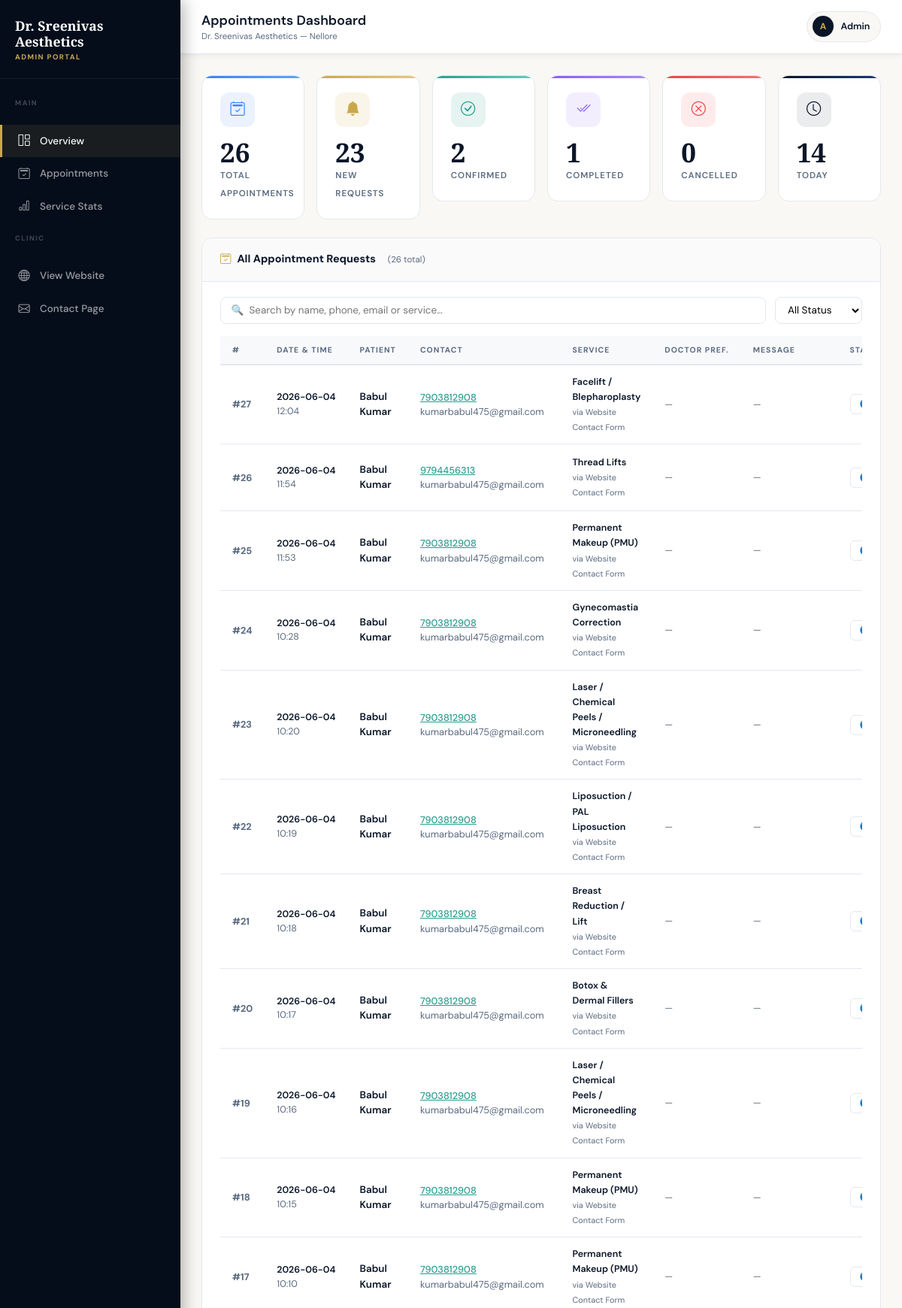
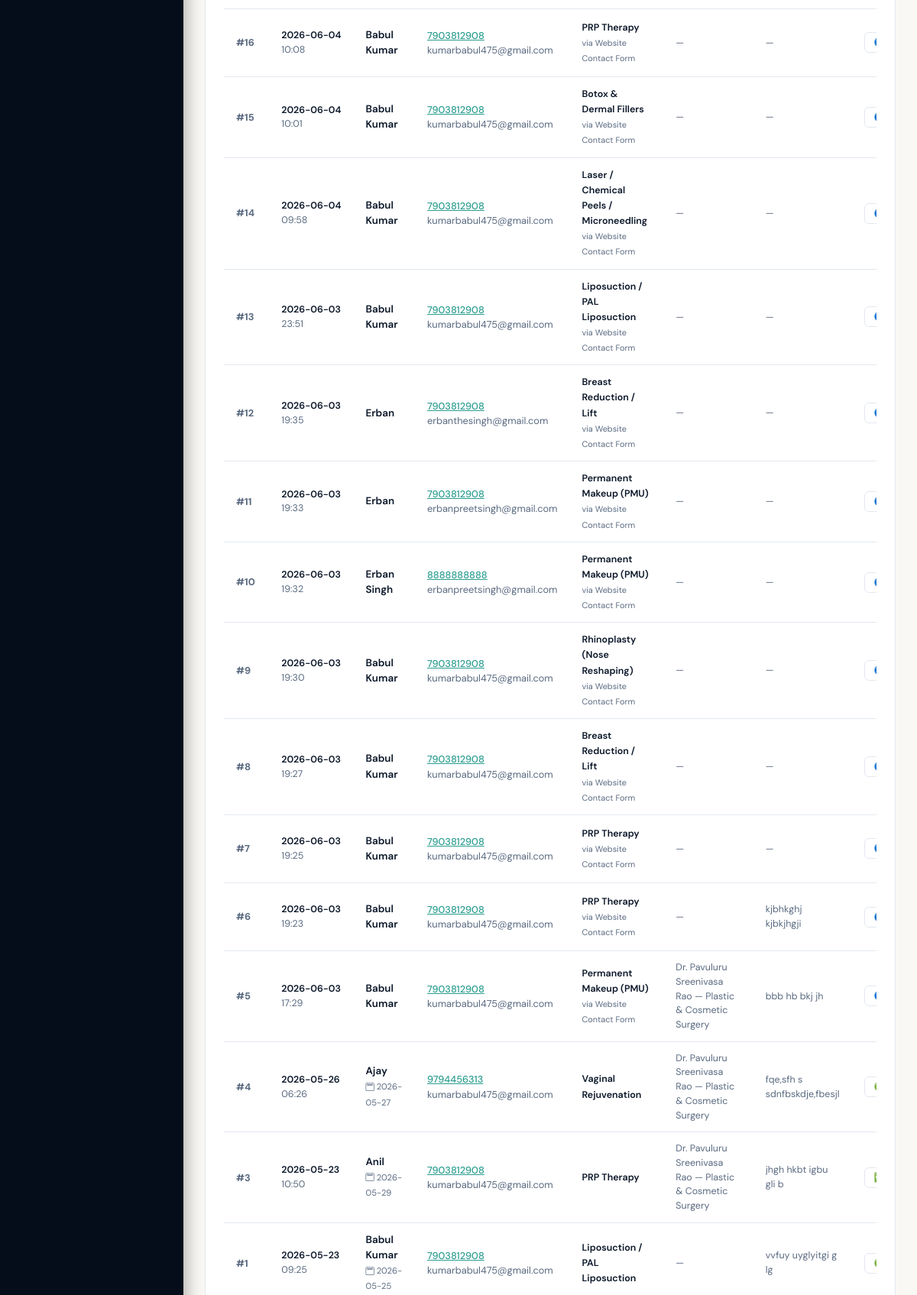
Screenshot of /admin/dashboard (signed in, upper part) with the database file from the repository (2 pictures, top to bottom).
### tables this page shows
CREATE TABLE appointments (
                id             INTEGER PRIMARY KEY AUTOINCREMENT,
                name           TEXT NOT NULL,
                phone          TEXT NOT NULL,
                email          TEXT NOT NULL,
                service        TEXT NOT NULL,
                doctor         TEXT,
                preferred_date TEXT,
                message        TEXT,
                source         TEXT,
                status         TEXT DEFAULT 'New',
                created_at     TEXT NOT NULL
            );

### app.py (the view)
@app.route("/admin")
@app.route("/admin/dashboard")
@login_required
def admin_dashboard():
    with get_db() as db:
        total = db.execute("SELECT COUNT(*) FROM appointments").fetchone()[0]
        new_count = db.execute("SELECT COUNT(*) FROM appointments WHERE status='New'").fetchone()[0]
        confirmed = db.execute("SELECT COUNT(*) FROM appointments WHERE status='Confirmed'").fetchone()[0]
        completed = db.execute("SELECT COUNT(*) FROM appointments WHERE status='Completed'").fetchone()[0]
        cancelled = db.execute("SELECT COUNT(*) FROM appointments WHERE status='Cancelled'").fetchone()[0]
        today_count = db.execute("SELECT COUNT(*) FROM appointments WHERE DATE(created_at)=DATE('now')").fetchone()[0]
        service_stats = db.execute("""
            SELECT service, COUNT(*) as cnt
            FROM appointments GROUP BY service ORDER BY cnt DESC
        """).fetchall()
        all_appointments = db.execute("SELECT * FROM appointments ORDER BY id DESC").fetchall()
    stats = {
        "total": total, "new": new_count, "confirmed": confirmed,
        "completed": completed, "cancelled": cancelled, "today": today_count,
    }
    return render_template("admin_dashboard.html", stats=stats, service_stats=service_stats,
                           all_appointments=all_appointments)

### app.py (called while the page is built)
def get_db():
    conn = sqlite3.connect(DB_PATH)
    conn.row_factory = sqlite3.Row
    return conn

def login_required(f):
    @wraps(f)
    def decorated(*args, **kwargs):
        if not session.get("admin_logged_in"):
            return redirect(url_for("admin_login"))
        return f(*args, **kwargs)
    return decorated

@app.context_processor
def inject_globals():
    return {"clinic": CLINIC, "services": SERVICES}

### templates/admin_dashboard.html (shortened to what this page needs)
<!DOCTYPE html>
<html lang="en">
<head>
  <link href="https://cdn.jsdelivr.net/npm/bootstrap@5.3.3/dist/css/bootstrap.min.css" rel="stylesheet"/>
  <link href="https://cdn.jsdelivr.net/npm/bootstrap-icons@1.11.3/font/bootstrap-icons.min.css" rel="stylesheet"/>
</head>
<body>
<nav class="sidebar">
  <div class="sidebar-brand">
    <span class="sidebar-brand-name">Dr. Sreenivas<br>Aesthetics</span>
    <span class="sidebar-brand-sub">Admin Portal</span>
  </div>
  <div class="sidebar-nav">
    <p class="sidebar-section-label">Main</p>
    <a href="#section-overview" class="sidebar-item active" onclick="scrollTo('section-overview',this)">
      <i class="bi bi-grid-1x2"></i> Overview
    </a>
    <a href="#section-appointments" class="sidebar-item" onclick="scrollTo('section-appointments',this)">
      <i class="bi bi-calendar2-check"></i> Appointments
    </a>
    <a href="#section-services" class="sidebar-item" onclick="scrollTo('section-services',this)">
      <i class="bi bi-bar-chart"></i> Service Stats
    </a>
    <p class="sidebar-section-label">Clinic</p>
    <a href="{{ url_for('index') }}" class="sidebar-item" target="_blank">
      <i class="bi bi-globe"></i> View Website
    </a>
    <a href="{{ url_for('contact') }}" class="sidebar-item" target="_blank">
      <i class="bi bi-envelope"></i> Contact Page
    </a>
  </div>
</nav>
<div class="main-content">
  <div class="topbar">
    <div>
      <div class="topbar-title">Appointments Dashboard</div>
      <div class="topbar-sub">Dr. Sreenivas Aesthetics — Nellore</div>
    </div>
    <div class="topbar-user">
      <div class="topbar-avatar">A</div>
      <span class="topbar-uname">Admin</span>
    </div>
  </div>
  <div class="page-body">
    <div id="section-overview" class="mb-4">
      <div class="row g-3">
        {% for icon, cls, val, lbl in [
          ('bi-calendar2-check', 'blue',   stats.total,     'Total Appointments'),
          ('bi-bell-fill',       'gold',   stats.new,       'New Requests'),
          ('bi-check-circle',    'green',  stats.confirmed, 'Confirmed'),
          ('bi-check2-all',      'purple', stats.completed, 'Completed'),
          ('bi-x-circle',        'red',    stats.cancelled, 'Cancelled'),
          ('bi-clock',           'navy',   stats.today,     'Today'),
        ] %}
        <div class="col-6 col-md-4 col-xl-2">
          <div class="stat-card stat-card--{{ cls }}">
            <div class="stat-icon stat-icon--{{ cls }}">
              <i class="bi {{ icon }}"></i>
            </div>
            <span class="stat-val">{{ val }}</span>
            <span class="stat-lbl">{{ lbl }}</span>
          </div>
        </div>
        {% endfor %}
      </div>
    </div>
    <div id="section-appointments" class="section-card mb-4">
      <div class="section-card-header">
        <div class="section-card-title">
          <i class="bi bi-calendar2-check"></i>
          All Appointment Requests
          <span style="font-size:.72rem;font-weight:400;color:var(--muted);margin-left:.5rem;">
            ({{ all_appointments|length }} total)
          </span>
        </div>
      </div>
      <div class="section-card-body">
        <div class="filter-bar">
          <input type="text" class="filter-input" id="searchInput"
                 placeholder="🔍  Search by name, phone, email or service…"
                 oninput="filterTable()"/>
          <select class="filter-select" id="statusFilter" onchange="filterTable()">
            <option value="">All Status</option>
          </select>
        </div>
        {% if all_appointments %}
        <div style="overflow-x:auto;">
          <table class="appt-table" id="apptTable">
            <thead>
              <tr>
                <th>#</th>
                <th>Date & Time</th>
                <th>Patient</th>
                <th>Contact</th>
                <th>Service</th>
                <th>Doctor Pref.</th>
                <th>Message</th>
                <th>Status</th>
              </tr>
            </thead>
            <tbody id="apptBody">
              {% for appt in all_appointments %}
              <tr id="row-{{ appt.id }}"
                  data-name="{{ appt.name|lower }}"
                  data-phone="{{ appt.phone|lower }}"
                  data-email="{{ appt.email|lower }}"
                  data-service="{{ appt.service|lower }}"
                  data-status="{{ appt.status }}">
                <td style="font-weight:700;color:var(--muted);font-size:.8rem;">#{{ appt.id }}</td>
                <td style="white-space:nowrap;font-size:.78rem;">
                  <span style="font-weight:600;color:var(--navy);">
                    {{ appt.created_at[:10] }}
                  </span><br>
                  <span style="color:var(--muted);">{{ appt.created_at[11:16] }}</span>
                </td>
                <td>
                  <span style="font-weight:600;color:var(--navy);display:block;">{{ appt.name }}</span>
                  {% if appt.preferred_date %}
                  <span style="font-size:.7rem;color:var(--muted);">
                    <i class="bi bi-calendar2"></i> {{ appt.preferred_date }}
                  </span>
                  {% endif %}
                </td>
                <td style="font-size:.8rem;">
                  <a href="tel:{{ appt.phone }}" style="color:var(--teal);font-weight:500;">{{ appt.phone }}</a><br>
                  <span style="color:var(--muted);">{{ appt.email }}</span>
                </td>
                <td>
                  <span style="font-size:.78rem;font-weight:600;color:var(--navy);">{{ appt.service }}</span>
                  {% if appt.source %}
                  <br><span style="font-size:.68rem;color:var(--muted);">via {{ appt.source }}</span>
                  {% endif %}
                </td>
                <td style="font-size:.78rem;color:var(--muted);">
                  {{ appt.doctor or '—' }}
                </td>
                <td style="max-width:180px;">
                  <span style="font-size:.78rem;color:var(--muted);
                               display:-webkit-box;-webkit-line-clamp:2;
                               -webkit-box-orient:vertical;overflow:hidden;">
                    {{ appt.message or '—' }}
                  </span>
                </td>
                <td>
                  <select class="status-select"
                          onchange="updateStatus({{ appt.id }}, this.value, this)"
                          data-current="{{ appt.status }}">
                    <option value="New"       {% if appt.status=='New'       %}selected{% endif %}>🔵 New</option>
                    <option value="Confirmed" {% if appt.status=='Confirmed' %}selected{% endif %}>🟢 Confirmed</option>
                    <option value="Completed" {% if appt.status=='Completed' %}selected{% endif %}>✅ Completed</option>
                  </select>
                </td>
              </tr>
              {% endfor %}
            </tbody>
          </table>
        </div>
        {% else %}
        <div class="empty-state">
          <i class="bi bi-calendar2-x"></i>
          <p>No appointments yet. They will appear here once patients submit the form.</p>
        </div>
        {% endif %}
      </div>
    </div>
  </div>
</div>
</body>
</html>

### rows the page displays
appointments: id "27", created_at "2026-06-04", created_at "12:04", name "Babul Kumar", phone "7903812908", email "kumarbabul475@gmail.com", service "Facelift / Blepharoplasty", source "Website Contact Form", doctor "—", message "—", status+id "🔵 New"
appointments: id "26", created_at "2026-06-04", created_at "11:54", name "Babul Kumar", phone "9794456313", email "kumarbabul475@gmail.com", service "Thread Lifts", source "Website Contact Form", doctor "—", message "—", status+id "🔵 New"
appointments: id "25", created_at "2026-06-04", created_at "11:53", name "Babul Kumar", phone "7903812908", email "kumarbabul475@gmail.com", service "Permanent Makeup (PMU)", source "Website Contact Form", doctor "—", message "—", status+id "🔵 New"
appointments: id "24", created_at "2026-06-04", created_at "10:28", name "Babul Kumar", phone "7903812908", email "kumarbabul475@gmail.com", service "Gynecomastia Correction", source "Website Contact Form", doctor "—", message "—", status+id "🔵 New"
appointments: id "23", created_at "2026-06-04", created_at "10:20", name "Babul Kumar", phone "7903812908", email "kumarbabul475@gmail.com", service "Laser / Chemical Peels / Microneedling", source "Website Contact Form", doctor "—", message "—", status+id "🔵 New"
appointments: id "22", created_at "2026-06-04", created_at "10:19", name "Babul Kumar", phone "7903812908", email "kumarbabul475@gmail.com", service "Liposuction / PAL Liposuction", source "Website Contact Form", doctor "—", message "—", status+id "🔵 New"
appointments: id "21", created_at "2026-06-04", created_at "10:18", name "Babul Kumar", phone "7903812908", email "kumarbabul475@gmail.com", service "Breast Reduction / Lift", source "Website Contact Form", doctor "—", message "—", status+id "🔵 New"
appointments: id "20", created_at "2026-06-04", created_at "10:17", name "Babul Kumar", phone "7903812908", email "kumarbabul475@gmail.com", service "Botox & Dermal Fillers", source "Website Contact Form", doctor "—", message "—", status+id "🔵 New"
appointments: id "19", created_at "2026-06-04", created_at "10:16", name "Babul Kumar", phone "7903812908", email "kumarbabul475@gmail.com", service "Laser / Chemical Peels / Microneedling", source "Website Contact Form", doctor "—", message "—", status+id "🔵 New"
appointments: id "18", created_at "2026-06-04", created_at "10:15", name "Babul Kumar", phone "7903812908", email "kumarbabul475@gmail.com", service "Permanent Makeup (PMU)", source "Website Contact Form", doctor "—", message "—", status+id "🔵 New"
appointments: id "17", created_at "2026-06-04", created_at "10:10", name "Babul Kumar", phone "7903812908", email "kumarbabul475@gmail.com", service "Permanent Makeup (PMU)", source "Website Contact Form", doctor "—", message "—", status+id "🔵 New"
appointments: id "16", created_at "2026-06-04", created_at "10:08", name "Babul Kumar", phone "7903812908", email "kumarbabul475@gmail.com", service "PRP Therapy", source "Website Contact Form", doctor "—", message "—", status+id "🔵 New"
appointments: id "15", created_at "2026-06-04", created_at "10:01", name "Babul Kumar", phone "7903812908", email "kumarbabul475@gmail.com", service "Botox & Dermal Fillers", source "Website Contact Form", doctor "—", message "—", status+id "🔵 New"
appointments: id "14", created_at "2026-06-04", created_at "09:58", name "Babul Kumar", phone "7903812908", email "kumarbabul475@gmail.com", service "Laser / Chemical Peels / Microneedling", source "Website Contact Form", doctor "—", message "—", status+id "🔵 New"
appointments: id "13", created_at "2026-06-03", created_at "23:51", name "Babul Kumar", phone "7903812908", email "kumarbabul475@gmail.com", service "Liposuction / PAL Liposuction", source "Website Contact Form", doctor "—", message "—", status+id "🔵 New"
appointments: id "12", created_at "2026-06-03", created_at "19:35", name "Erban", phone "7903812908", email "erbanthesingh@gmail.com", service "Breast Reduction / Lift", source "Website Contact Form", doctor "—", message "—", status+id "🔵 New"
appointments: id "11", created_at "2026-06-03", created_at "19:33", name "Erban", phone "7903812908", email "erbanpreetsingh@gmail.com", service "Permanent Makeup (PMU)", source "Website Contact Form", doctor "—", message "—", status+id "🔵 New"
appointments: id "10", created_at "2026-06-03", created_at "19:32", name "Erban Singh", phone "8888888888", email "erbanpreetsingh@gmail.com", service "Permanent Makeup (PMU)", source "Website Contact Form", doctor "—", message "—", status+id "🔵 New"
appointments: id "9", created_at "2026-06-03", created_at "19:30", name "Babul Kumar", phone "7903812908", email "kumarbabul475@gmail.com", service "Rhinoplasty (Nose Reshaping)", source "Website Contact Form", doctor "—", message "—", status+id "🔵 New"
appointments: id "8", created_at "2026-06-03", created_at "19:27", name "Babul Kumar", phone "7903812908", email "kumarbabul475@gmail.com", service "Breast Reduction / Lift", source "Website Contact Form", doctor "—", message "—", status+id "🔵 New"
appointments: id "7", created_at "2026-06-03", created_at "19:25", name "Babul Kumar", phone "7903812908", email "kumarbabul475@gmail.com", service "PRP Therapy", source "Website Contact Form", doctor "—", message "—", status+id "🔵 New"
appointments: id "6", created_at "2026-06-03", created_at "19:23", name "Babul Kumar", phone "7903812908", email "kumarbabul475@gmail.com", service "PRP Therapy", source "Website Contact Form", doctor "—", message "kjbhkghj kjbkjhgji", status+id "🔵 New"
appointments: id "5", created_at "2026-06-03", created_at "17:29", name "Babul Kumar", phone "7903812908", email "kumarbabul475@gmail.com", service "Permanent Makeup (PMU)", source "Website Contact Form", doctor "Dr. Pavuluru Sreenivasa Rao — Plastic & Cosmetic Surgery", message "bbb hb bkj jh", status+id "🔵 New"
appointments: id "4", created_at "2026-05-26", created_at "06:26", name "Ajay", preferred_date "2026-05-27", phone "9794456313", email "kumarbabul475@gmail.com", service "Vaginal Rejuvenation", doctor "Dr. Pavuluru Sreenivasa Rao — Plastic & Cosmetic Surgery", message "fqe,sfh s sdnfbskdje,fbesjl", status+id "🟢 Confirmed"
appointments: id "3", created_at "2026-05-23", created_at "10:50", name "Anil", preferred_date "2026-05-29", phone "7903812908", email "kumarbabul475@gmail.com", service "PRP Therapy", doctor "Dr. Pavuluru Sreenivasa Rao — Plastic & Cosmetic Surgery", message "jhgh hkbt igbu gli b", status+id "✅ Completed"
appointments: id "1", created_at "2026-05-23", created_at "09:25", name "Babul Kumar", preferred_date "2026-05-25", phone "7903812908", email "kumarbabul475@gmail.com", service "Liposuction / PAL Liposuction", doctor "—", message "vvfuy uyglyitgi g lg", status+id "🟢 Confirmed"

### other values shown
{{ val }} "26" "23" "2" "1" "0" "14"
{{ lbl }} "TOTAL APPOINTMENTS" "NEW REQUESTS" "CONFIRMED" "COMPLETED" "CANCELLED" "TODAY"
{{ all_appointments|length }} "26"
